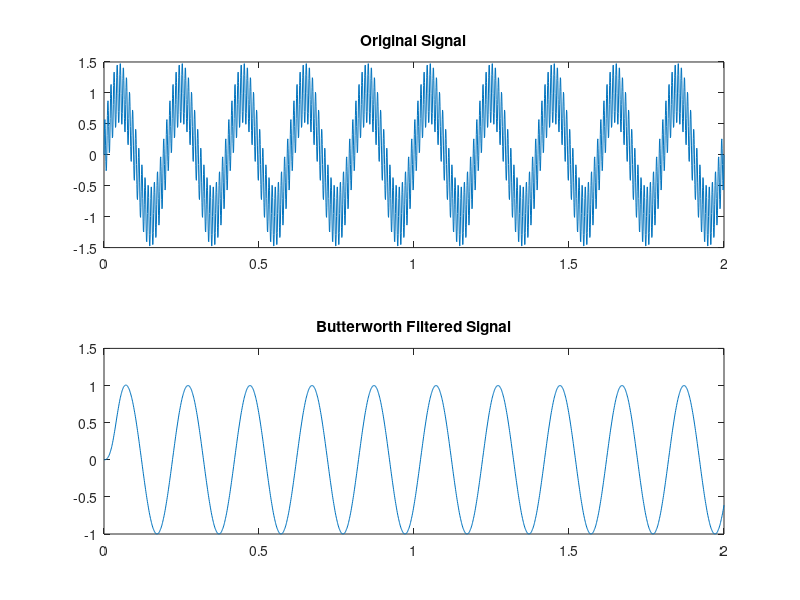

MATLAB code for this plot:
Fs = 1000;
t = 0:1/Fs:2;
% Signal with noise
x = sin(2*pi*5*t) + 0.5*sin(2*pi*100*t);
n = 4;                  % Filter order
Wn = 20/(Fs/2);         % Cutoff frequency
[b, a] = butter(n, Wn); % Butterworth filter
% Apply filter
y = filter(b, a, x);
% Plot
figure;
subplot(2,1,1); plot(t,x); title('Original Signal');
subplot(2,1,2); plot(t,y); title('Butterworth Filtered Signal');
